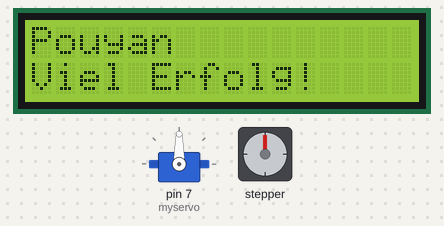
Recording of a sketch running on a simulated Arduino Uno, built with avr-gcc and run on an emulated ATmega328P. Shown: 16×2 character LCD, servo, stepper motor. Stepper angles assume 2038 steps per turn.

Above: at 0.1 s.
At 10.17 s:
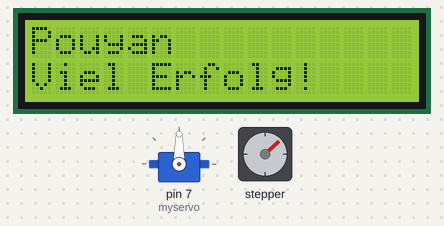
At 20.03 s:
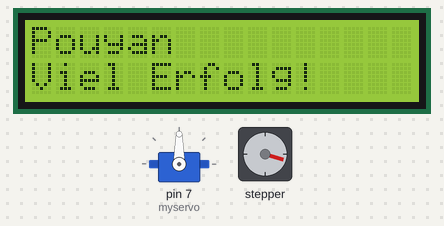
At 39.76 s:
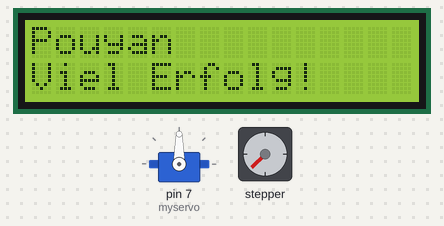
Timing chart, 0 to 40.0 s (numbered marks = the images above):
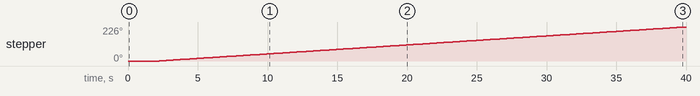

Measured:
- by itself, stepper: keeps turning clockwise at about 6°/s

The sketch:

Toranj.ino
```cpp
#include <LiquidCrystal_I2C.h>
LiquidCrystal_I2C lcd(0x27, 16, 2); // I2C address 0x27, 16 column and 2 rows

#include <Servo.h>
Servo myservo;
int val;


#include <Stepper.h>

#define STEPS 2038 // the number of steps in one revolution of your motor (28BYJ-48)

Stepper stepper(STEPS, 8, 10, 9, 11);


void setup()
{
lcd.init(); //Im Setup wird der LCD gestartet
lcd.backlight(); //Hintergrundbeleuchtung einschalten (lcd.noBacklight(); schaltet die Beleuchtung aus).
myservo.attach(7);
}

void loop()
{
lcd.setCursor(0, 0);//Hier wird die Position des ersten Zeichens festgelegt. In diesem Fall bedeutet (0,0) das erste Zeichen in der ersten Zeile.
lcd.print("Pouyan");
lcd.setCursor(0, 1);// In diesem Fall bedeutet (0,1) das erste Zeichen in der zweiten Zeile.
lcd.print("Viel Erfolg!");
delay(1000);

  val = analogRead(5);
  // 10-bit Wert des Analogeingangs (0-1023) in Winkel 0-180 umrechnen
  val = map(val, 0, 1023, 0, 180);

  // Errechneten Winkel zur Kontrolle an den PC übertragen (Seriellen Monitor starten!)

  // Einstellwinkel in Grad an das Servo-Objekt schicken
  myservo.write(val);
  // Kurze Pause, damit der Servo die neue Position anfahren kann
  delay(1000);


  stepper.setSpeed(1); // 1 rpm
  stepper.step(2038); // do 2038 steps – corresponds to one revolution in one minute
  delay(1000); // wait for one second
  stepper.setSpeed(6); // 6 rpm
  stepper.step(-2038); // do 2038 steps in the other direction with faster speed – corresponds to one revolution in 10 seconds
 delay(1000);
    val = analogRead(5);
  // 10-bit Wert des Analogeingangs (0-1023) in Winkel 0-180 umrechnen
  val = map(val, 0, 1023, 0, 180);

  // Errechneten Winkel zur Kontrolle an den PC übertragen (Seriellen Monitor starten!)

  // Einstellwinkel in Grad an das Servo-Objekt schicken
  myservo.write(val);
  // Kurze Pause, damit der Servo die neue Position anfahren kann
  delay(1000);

}
```
